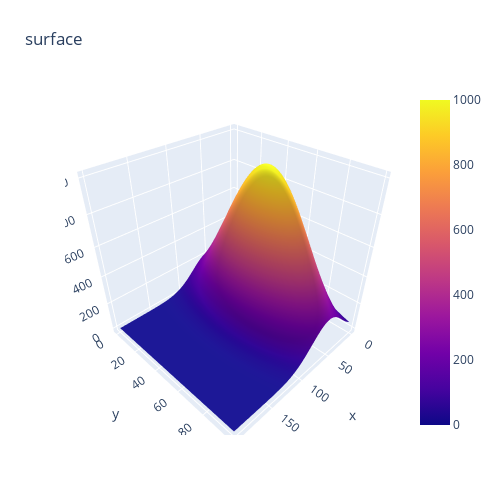

Notebook code for this chart:
### Code cell
# noise_generator = PerlinNoise(octaves=2, seed=1)
#K = lambda point: 1/((np.exp((-np.power(np.linalg.norm(point-0.5), 2)) / (0.5/3)**1) * 1000) + (np.exp((-np.power(np.linalg.norm((point-1)-0.5), 2)) / (0.5/3)**1) * 1000) + (np.exp((-np.power(np.linalg.norm((point-2)-0.5), 2)) / (0.5/3)**1) * 1000) + (np.exp((-np.power(np.linalg.norm((point-3)-0.5), 2)) / (0.5/3)**1) * 1000))
f = lambda point: (np.exp((-np.power(np.linalg.norm(point-0.5), 2)) / (0.5/3)**1) * 1000)

noise = np.array([[f(np.array([i/100, j/100])) for j in range(200)] for i in range(100)])

fig = go.Figure(data=[
    go.Surface(z=noise)
    ])
fig.update_layout(title='surface', autosize=False,
                  width=500, height=500,
                  margin=dict(l=65, r=50, b=65, t=90))

fig.show()

### Figure 1 — Plotly figure (JSON) as saved in the notebook; plotly's stock layout.template omitted (floating-point values rounded to 4 significant figures; data arrays with more than 128 entries replaced by an {"elided": "..."} marker saying what was removed)
{"data": [{"type": "surface", "z": {"elided": "100x200 float values"}}], "layout": {"autosize": false, "height": 500, "margin": {"b": 65, "l": 65, "r": 50, "t": 90}, "title": {"text": "surface"}, "width": 500}}
